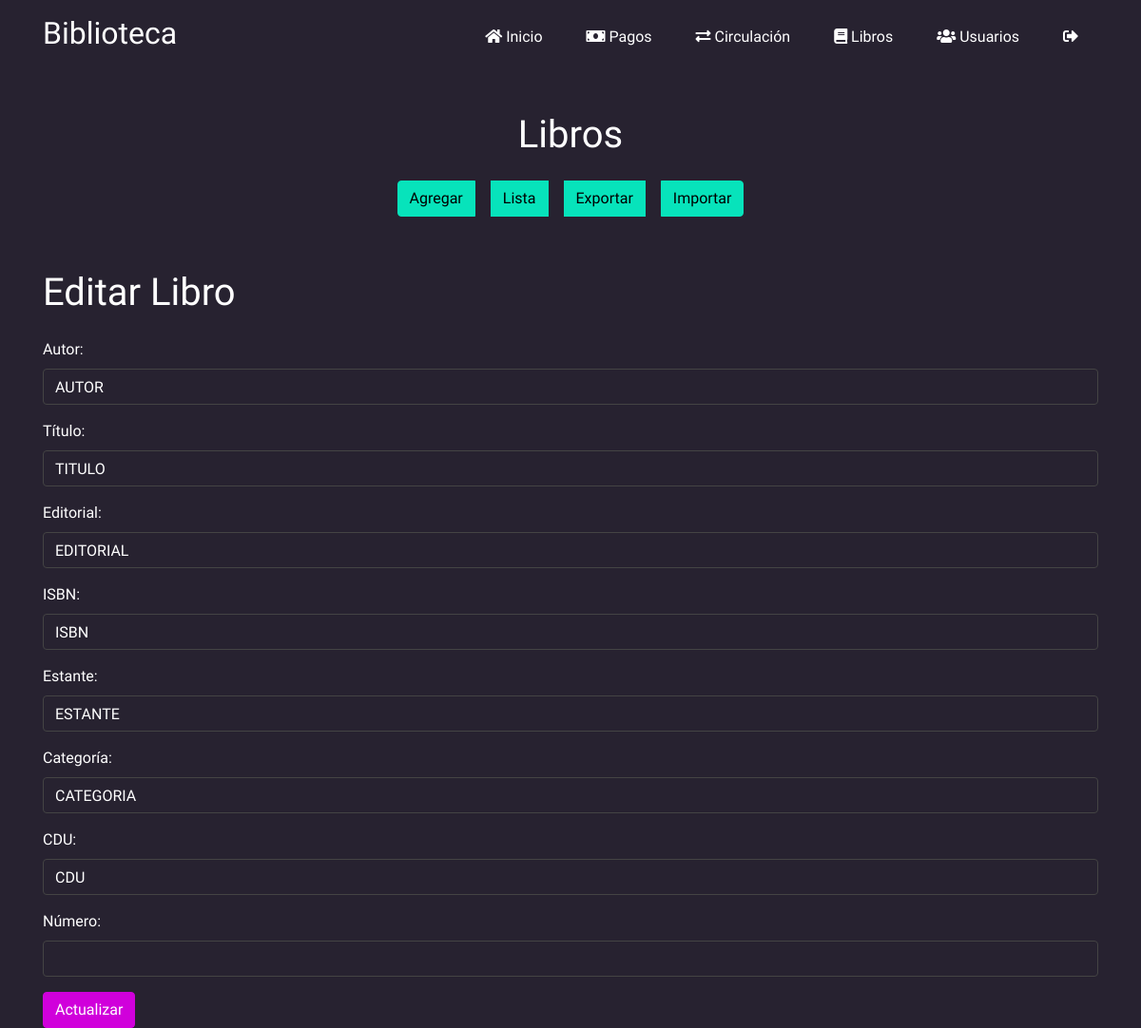
Page /libros/libro_editar.php?libro_id=2448 (signed in) on the committed database.
### tables this page shows
CREATE TABLE `libros` (
  `AUTOR` varchar(255) NOT NULL,
  `TITULO` varchar(255) NOT NULL,
  `EDITORIAL` varchar(255) NOT NULL,
  `ISBN` varchar(50) NOT NULL,
  `ID` int(11) NOT NULL,
  `ESTANTE` varchar(255) DEFAULT NULL,
  `CATEGORIA` varchar(255) DEFAULT NULL,
  `CDU` varchar(255) DEFAULT NULL,
  `NUMERO` varchar(255) DEFAULT NULL,
  `ESTADO` varchar(255) DEFAULT NULL
);

### libros/libro_editar.php (the view, shortened to what this page needs)
<?php
include 'header_libros.php';
if (isset($_GET['libro_id'])) {
    $libro_id = $_GET['libro_id'];
    $sql = "SELECT AUTOR, TITULO, EDITORIAL, ISBN, ESTANTE, CATEGORIA, CDU, NUMERO FROM libros WHERE ID=?";
    $stmt = $conn->prepare($sql);
    $stmt->bind_param("i", $libro_id);
    $stmt->execute();
    $result = $stmt->get_result();
    $libro_data = $result->fetch_assoc();
}
?>
<!DOCTYPE html>
<html lang="es">
<head>
    <link rel="stylesheet" href="https://stackpath.bootstrapcdn.com/bootstrap/4.5.2/css/bootstrap.min.css">
</head>
<body>
    <div class="container mt-5">
        <h1 class="mb-4">Editar Libro</h1>
        <?php if (isset($libro_data)): ?>
            <form method="POST" action="libro_editar.php">
                <div class="form-group">
                    <label for="autor">Autor:</label>
                    <input type="text" name="autor" id="autor" class="form-control" value="<?php echo htmlspecialchars($libro_data['AUTOR']); ?>" required>
                </div>
                <div class="form-group">
                    <label for="titulo">Título:</label>
                    <input type="text" name="titulo" id="titulo" class="form-control" value="<?php echo htmlspecialchars($libro_data['TITULO']); ?>" required>
                </div>
                <div class="form-group">
                    <label for="editorial">Editorial:</label>
                    <input type="text" name="editorial" id="editorial" class="form-control" value="<?php echo htmlspecialchars($libro_data['EDITORIAL']); ?>" required>
                </div>
                <div class="form-group">
                    <label for="isbn">ISBN:</label>
                    <input type="text" name="isbn" id="isbn" class="form-control" value="<?php echo htmlspecialchars($libro_data['ISBN']); ?>" required>
                </div>
                <div class="form-group">
                    <label for="estante">Estante:</label>
                    <input type="text" name="estante" id="estante" class="form-control" value="<?php echo htmlspecialchars($libro_data['ESTANTE']); ?>" required>
                </div>
                <div class="form-group">
                    <label for="categoria">Categoría:</label>
                    <input type="text" name="categoria" id="categoria" class="form-control" value="<?php echo htmlspecialchars($libro_data['CATEGORIA']); ?>" required>
                </div>
                <div class="form-group">
                    <label for="cdu">CDU:</label>
                    <input type="text" name="cdu" id="cdu" class="form-control" value="<?php echo htmlspecialchars($libro_data['CDU']); ?>" required>
                </div>
                <div class="form-group">
                    <label for="numero">Número:</label>
                    <input type="number" name="numero" id="numero" class="form-control" value="<?php echo htmlspecialchars($libro_data['NUMERO']); ?>" required>
                </div>
                <button type="submit" class="btn btn-primary buscar-btn">Actualizar</button>
            </form>
        <?php else: ?>
            <p>No se encontraron datos del libro.</p>
        <?php endif; ?>
    </div>
</body>
</html>

### header.php (style rules this page uses)
.lexend-custom { font-family: 'Lexend', sans-serif; font-optical-sizing: auto; font-weight: 400; font-style: normal; }
body { padding-top: 70px; }
.buscar-btn { background-color: #d000db !important; border-color: #d000db !important; }

### libros/header_libros.php (style rules this page uses)
body, body * { color: white !important; }
body { background-color: #272230 !important; color: white !important; }
.form-control { background-color: #272230 !important; color: white !important; border: 1px solid #444 !important; }
.form-control::placeholder { color: #bbb !important; }

### rows in the picture
libros: autor "AUTOR", titulo "TITULO", editorial "EDITORIAL", isbn "ISBN", estante "ESTANTE", categoria "CATEGORIA", cdu "CDU"
